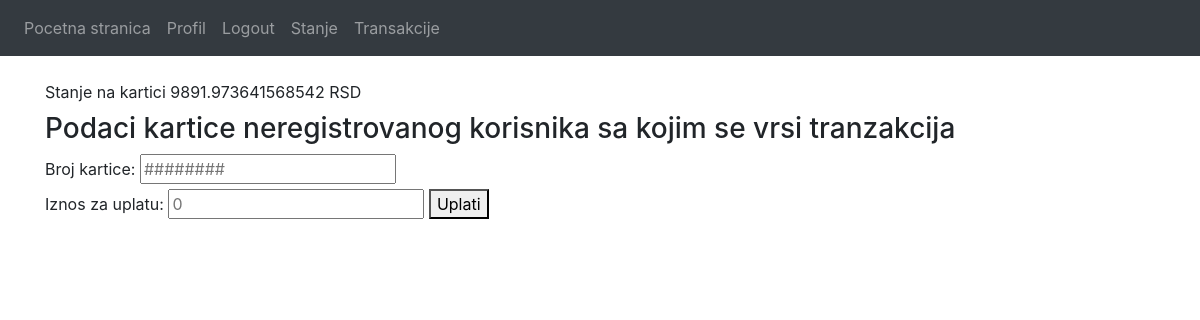
The page /unregistered-transactions (signed in) on the database as committed earlier.
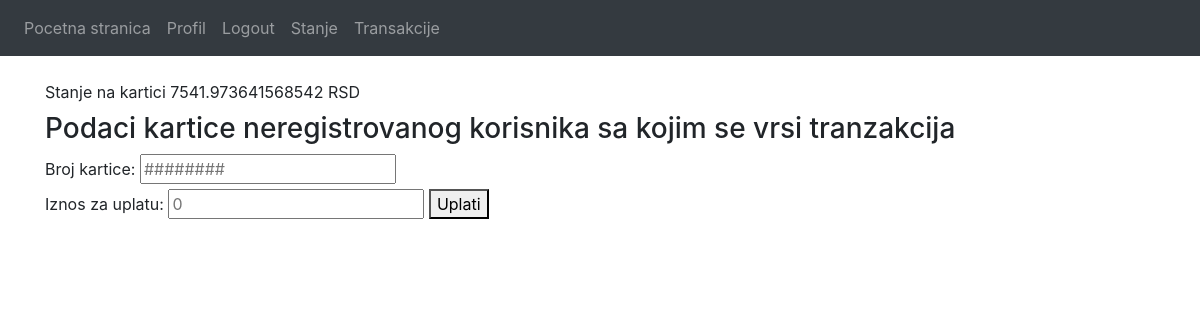
The same page on the database as committed later.
### Website/models.py (models this page shows)
class CreditCard(db.Model):
    cardNumber = db.Column(db.Integer,primary_key = True)
    name = db.Column(db.String(150))
    date = db.Column(db.String(150))
    code = db.Column(db.Integer)
    state = db.Column(db.Integer)
    user_id = db.Column(db.Integer,db.ForeignKey('user.id'))

### Website/views.py (the view, shortened to what this page needs)
@views.route('/unregistered-transactions',methods=['GET','POST'])
@login_required
def unregistered_transactions():
    @copy_current_request_context
    def Thread1(ammount, cardNumber):
                creditCard = CreditCard.query.filter_by(cardNumber=cardNumber).first()
                ammount = float(ammount)
                new_Transaction=Transaction(id=random.randint(0,101),type="user-transaction",state='U obradi',ammount=ammount, user_id=current_user.id, currency="RSD")
                db.session.add(new_Transaction)
                db.session.commit()
                time.sleep(10)
                if creditCard:
                    for currentCreditCard in current_user.creditCard:
                        if currentCreditCard.user_id == current_user.id and (currentCreditCard.state >= ammount):
                            currentCreditCard.state = currentCreditCard.state - ammount
                            creditCard.state = creditCard.state + ammount
                            print(creditCard.state)
                            new_Transaction.state = 'Obradjeno'
                            db.session.commit()
                        else:
                            new_Transaction.state = 'Odbijeno'
                            db.session.commit()
                else:
                    new_Transaction.state = 'Odbijeno'
                    db.session.commit()
    return render_template("unregistered_transactions.html", user=current_user)

### Website/__init__.py (called while the page is built)
def create_app():
    app = Flask(__name__)
    app.config['SECRET_KEY'] = 'qweqweqwe'
    app.config['SQLALCHEMY_DATABASE_URI'] = f'sqlite:///{DB_NAME}'
    db.init_app(app)
    from .views import views
    from .auth import auth
    app.register_blueprint(views, url_prefix='/')
    app.register_blueprint(auth, url_prefix='/')
    from .models import User,Currency
    create_database(app)
    login_manager = LoginManager()
    login_manager.login_view = 'auth.login'
    login_manager.init_app(app)
    @login_manager.user_loader
    def load_user(id):
        return User.query.get(int(id))
    return app

### Website/templates/unregistered_transactions.html
{% extends "base.html"  %} {% block title %}Unregistered transactions{% endblock %}
{% block content %}
    <br/>
    <div>
        <label>Stanje na kartici</label>
        {% for creditCard in user.creditCard %}
            <label> {{ creditCard.state }} RSD</label>
        {% endfor %}
    </div>
    <form method="POST">
        <h3>Podaci kartice neregistrovanog korisnika sa kojim se vrsi tranzakcija</h3>
        <div>
            <label for="cardNumber">Broj kartice:</label>
            <input type="number" id="cardNumber" name="cardNumber" placeholder="########"/>
        </div>
        <div>
            <label for="ammount">Iznos za uplatu:</label>
            <input type="number" id="ammount" name="ammount" placeholder="0"/>
            <button type="submit">Uplati</button>
        </div>
    </form>
{% endblock %}

### Website/templates/base.html (shortened to what this page needs)
<!DOCTYPE html>
<html>
    <head>
        <link
        rel="stylesheet"
        href="https://stackpath.bootstrapcdn.com/bootstrap/4.4.1/css/bootstrap.min.css"
      />
      <link
        rel="stylesheet"
        href="https://stackpath.bootstrapcdn.com/font-awesome/4.7.0/css/font-awesome.min.css"
      />
    </head>
    <body>
        <nav class="navbar navbar-expand-lg navbar-dark bg-dark">
              <div class="navbar-nav">
                {% if user.is_authenticated %}
                <a class="nav-item nav-link" id="home" href="/">Pocetna stranica</a>
                <a class="nav-item nav-link" id="editProfile" href="/edit-profile">Profil</a>
                <a class="nav-item nav-link" id="logout" href="/logout">Logout</a>
                <a class="nav-item nav-link" id="state" href="/state">Stanje</a>
                <a class="nav-item nav-link" id="transactions" href="/transactions">Transakcije</a>
                {% else %}
                <a class="nav-item nav-link" id="login" href="/login">Login</a>
                <a class="nav-item nav-link" id="signUp" href="/sign-up">Sing up</a>
                {% endif %}
              </div>
          </nav>
          <div class="container">
            {% block content %} {% endblock %}
          </div>
    </body>
</html>

Rows that differ between the two databases and show on the page:
changed CreditCard: state "9891.973641568542" → "7541.973641568542"
